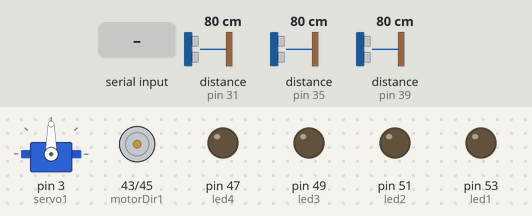
A sketch run on a simulated Arduino Mega 2560, built with avr-gcc and run on an emulated ATmega2560. On the bench: servo, motor-driver pin pairs drawn as motors (green arrow = first pin HIGH = forward, orange = second pin HIGH = backward, longer = more drive, scaled by the enable pin), output pins drawn as LEDs (lit = HIGH). The inputs (shaded band) are chosen by the test bench; at power-on: distance to the obstacle (sensors on pin 35, pin 31, pin 39) 80 cm. The echo pulse lasts 58.3 µs per cm.

Above: at 1.2 s.
1.3 s: distance to the obstacle (sensor on pin 35) set to 32 cm
3.5 s: distance to the obstacle (sensor on pin 35) set to 26 cm
At 4.5 s:
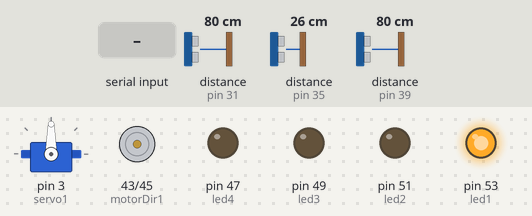
5.2 s: "#" received over the second serial link
At 7.5 s:
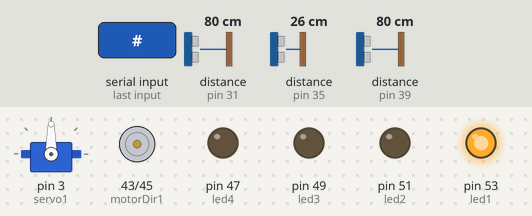
8.2 s: "s90\n" received over the second serial link
At 8.5 s:
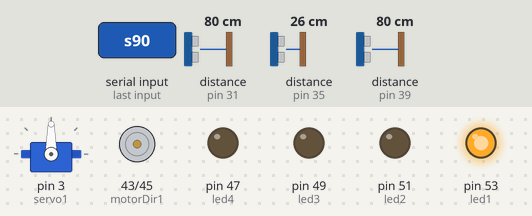
9.7 s: "s,45\n" received over the second serial link
At 10.4 s:
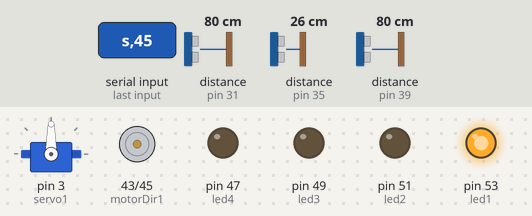
11.2 s: "d,45\n" received over the second serial link
At 11.5 s:
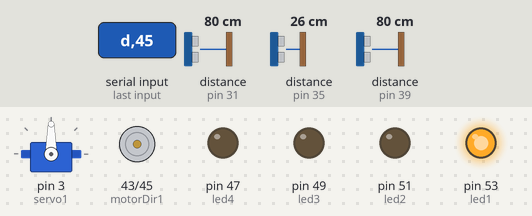
Timing chart, 0 to 13.7 s (numbered marks = the images above; inputs shaded):
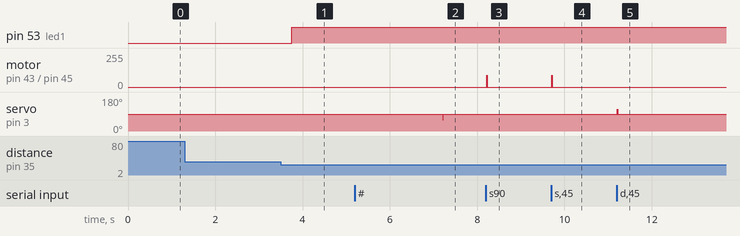

Measured:
- the behaviour switches between 30 and 29 cm on distance to the obstacle (sensor on pin 35) (found by bisection; images 0 and 1)
- after the input at 3.5 s, pin 53 (led1): LOW → HIGH after 0.25 s
- after the input at 5.2 s, servo on pin 3 (servo1): 90° → 60° after 2.0 s, → 90° 0.01 s later
- after the input at 8.2 s, motor on pin 43 (motorDir1) / pin 45 (motorDir2): stopped → forward 90/255 at once, → stopped 0.02 s later
- after the input at 9.7 s, motor on pin 43 (motorDir1) / pin 45 (motorDir2): stopped → forward 90/255 at once, → stopped 0.01 s later
- after the input at 11.2 s, servo on pin 3 (servo1): 90° → 115° at once, → 90° 0.01 s later

The sketch:

Arduino-Test.ino
```cpp
#include <Servo.h>
#include <NewPing.h>

#define SONAR_NUM 3      // Number of sensors.
#define MAX_DISTANCE 200 // Maximum distance (in cm) to ping.

#define MIN_SPEED 0
#define DEFAULT_ANGLE 90

#define RIGTH 0
#define MIDDLE 1
#define LEFT 2

Servo servo1;
int motorDir2 = 45;
int motorDir1 = 43;
int motorPWM = 2;

int led1 = 53, led2 = 51, led3 = 49, led4 = 47;

int sensE[3] = {31, 35, 39};
int sensT[3] = {33, 37, 41};

NewPing sonar[SONAR_NUM] = {   // Sensor object array.
  NewPing(sensT[0], sensE[0], MAX_DISTANCE), // Each sensor's trigger pin, echo pin, and max distance to ping.
  NewPing(sensT[1], sensE[1], MAX_DISTANCE),
  NewPing(sensT[2], sensE[2], MAX_DISTANCE)
};

unsigned long lastTime = 0, lastTimeUltrasonic = 0;
float dists[3];
int cnt = 0;

double readUltraSonic(int pIndex)
{
  return sonar[pIndex].ping_cm();
}

double readUltraSonic(int p_echo, int p_trig)
{

  digitalWrite(p_trig, LOW);
  delayMicroseconds(2);
  digitalWrite(p_trig, HIGH);
  delayMicroseconds(10);
  digitalWrite(p_trig, LOW);
  long duration = pulseIn(p_echo, HIGH, 10000);
  double distance = (duration / 2) / 29.1;
  return distance;
}

void setup() {
  // put your setup code here, to run once:
  for (int i = 0; i < 3; i++)
  {
    pinMode(sensT[i], OUTPUT);
    pinMode(sensE[i], INPUT);
  }

  servo1.attach(3);
  pinMode(motorDir1, OUTPUT);
  pinMode(motorPWM, OUTPUT);
  pinMode(motorDir2, OUTPUT);
  pinMode(led1, OUTPUT);
  pinMode(led2, OUTPUT);
  pinMode(led3, OUTPUT);
  pinMode(led4, OUTPUT);
  Serial.begin(9600);
  Serial3.begin(9600);
}

bool checkDistance(int pDist)
{
  if (dists[1] < pDist  && dists[1] != 0)
  {
    digitalWrite(led1, HIGH);
    return false;
  } else {
    digitalWrite(led1, LOW);
    return true;
  }
}

void driveServo(int &p_angle)
{
  if (p_angle < 60) p_angle = 60;
  if (p_angle > 120) p_angle = 120;

  servo1.write(p_angle);
  delay(10);
}

void driveMotor(int &p_speed, int &p_angle)
{
  if (p_speed >= 0)
  {
    digitalWrite(motorDir1, HIGH);
    digitalWrite(motorDir2, LOW);
  } else {
    digitalWrite(motorDir1, LOW);
    digitalWrite(motorDir2, HIGH);
    p_speed = -1 * p_speed;
  }

  if (p_speed > 200) p_speed = 200;
  if (p_speed < 0) p_speed = 0;

  analogWrite(motorPWM, p_speed);

  driveServo(p_angle);

  //  Serial.print(p_speed);
  //  Serial.print(" ");
  //  Serial.println(p_angle);
}


int limitDistance = 30;
void loop() {

  //  while(1)
  //  {
  //    int dd = 50, ds = 0;
  //    driveMotor(dd, ds);
  //  }

  // put your main code here, to run repeatedly:
  if (millis() - lastTime > 2000)
  {
    int sVal = 0;
    int aVal = 90;
    driveMotor(sVal, aVal);
  }

  if (millis() - lastTimeUltrasonic > 100)
  {
    dists[cnt] = readUltraSonic(cnt);

    Serial3.print("#|");
    Serial3.print(dists[0]);
    Serial3.print("|");
    Serial3.print(dists[1]);
    Serial3.print("|");
    Serial3.print(dists[2]);
    Serial3.println();

    cnt++;
    if (cnt > 2)
    {
      cnt = 0;
    }
    lastTimeUltrasonic = millis();
  }

  if (Serial3.available())
  {
    lastTime = millis();
    char c = Serial3.read();
    int aVal = 90;
    int sVal = 0;

    switch (c)
    {
      case '#':
        sVal = Serial3.parseInt();
        aVal = Serial3.parseInt();

        //if (checkDistance(20))
        driveMotor(sVal, aVal);
        break;
      case 'w':
        aVal = 90;
        sVal = Serial3.parseInt();

        if (!checkDistance(limitDistance))
          sVal = 0;

        driveMotor(sVal, aVal);

        break;
      case 's':
        aVal = 90;
        sVal = Serial3.parseInt();

        //if (!checkDistance(20))
        //  sVal = 0;

        driveMotor(sVal, aVal);
        break;
      case 'a':
        aVal = 65;
        sVal = Serial3.parseInt();

        if (!checkDistance(limitDistance))
          sVal = 0;

        driveMotor(sVal, aVal);
        break;
      case 'd':
        aVal = 115;
        sVal = Serial3.parseInt();

        if (!checkDistance(limitDistance))
          sVal = 0;

        driveMotor(sVal, aVal);
        break;
      case 'x':
        aVal = 90;
        sVal = 0;

        driveMotor(sVal, aVal);
        break;
    }

  } else if (!checkDistance(limitDistance))
  {
    int sVal = 0, aVal = 90;
    driveMotor(sVal, aVal);
  }


}
```
